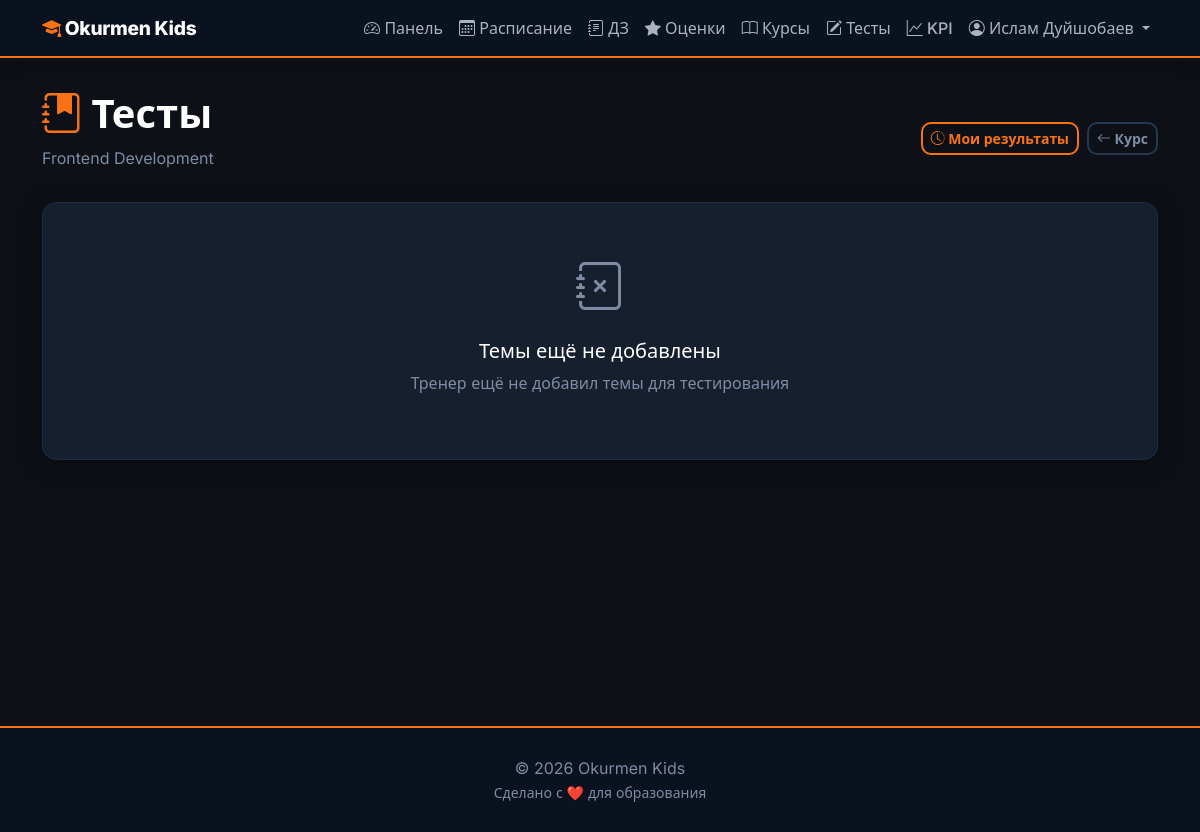
Page /tests/course/1/ (signed in) on the earlier database version.
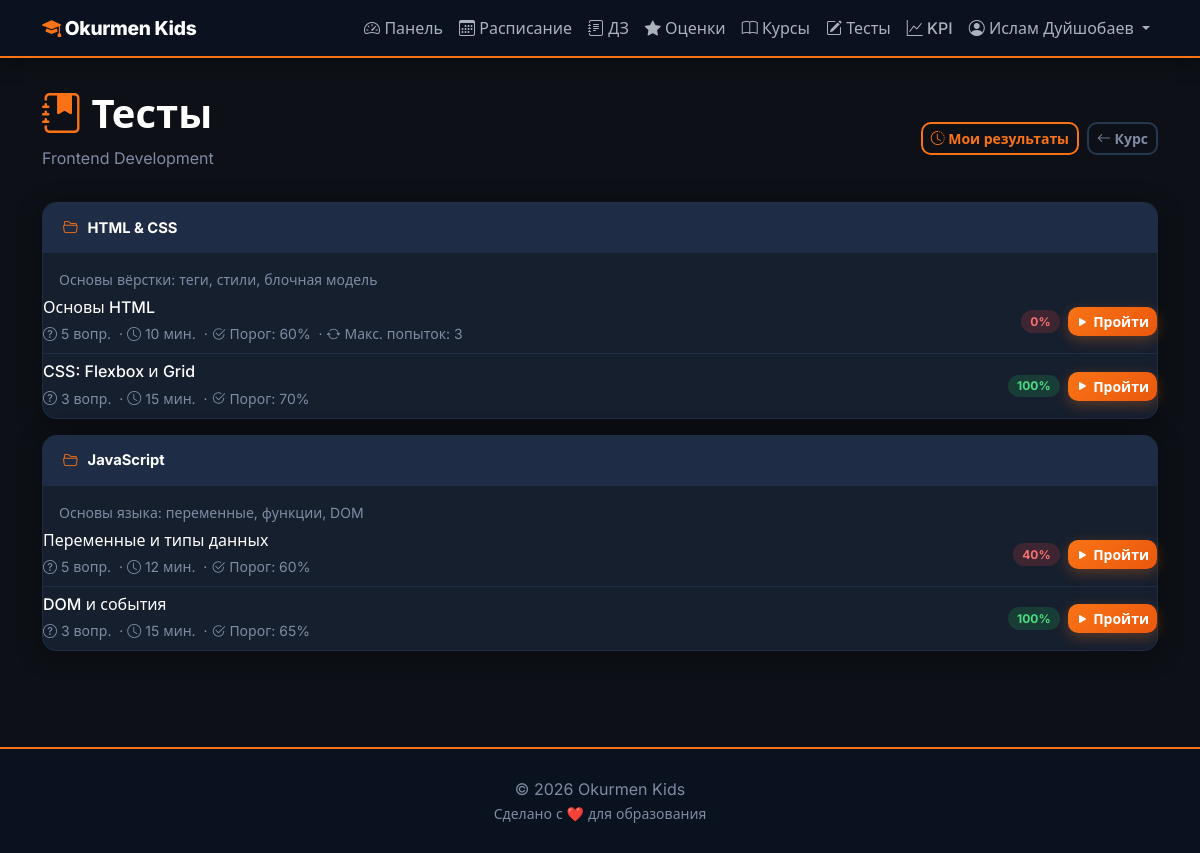
Same page on the later database version.
### education/models/test_system.py (models this page shows, shortened)
class Topic(models.Model):
    course      = models.ForeignKey(Course, on_delete=models.CASCADE, related_name='topics')
    title       = models.CharField(max_length=200)
    description = models.TextField(blank=True)
    order       = models.PositiveIntegerField(default=0)
    is_active   = models.BooleanField(default=True)
    created_at  = models.DateTimeField(auto_now_add=True)
    class Meta:
        verbose_name        = 'Тема'
        verbose_name_plural = 'Темы'
        ordering            = ['order', 'created_at']

class Test(models.Model):
    topic               = models.ForeignKey(Topic, on_delete=models.CASCADE, related_name='tests')
    title               = models.CharField(max_length=200)
    description         = models.TextField(blank=True)
    time_limit_minutes  = models.PositiveIntegerField(default=0, help_text='0 — без ограничения')
    passing_score       = models.PositiveIntegerField(default=60, help_text='Минимальный % для зачёта')
    max_attempts        = models.PositiveIntegerField(default=0, help_text='0 — неограниченно')
    is_active           = models.BooleanField(default=True)
    created_at          = models.DateTimeField(auto_now_add=True)
    class Meta:
        verbose_name        = 'Тест'
        verbose_name_plural = 'Тесты'
    def questions_count(self):
        return self.questions.count()

class TestAttempt(models.Model):
    test          = models.ForeignKey(Test, on_delete=models.CASCADE, related_name='attempts')
    student       = models.ForeignKey(Student, on_delete=models.CASCADE, related_name='test_attempts')
    started_at    = models.DateTimeField(auto_now_add=True)
    finished_at   = models.DateTimeField(null=True, blank=True)
    score         = models.FloatField(default=0.0)    # 0–100 %
    is_passed     = models.BooleanField(default=False)
    attempt_number = models.PositiveIntegerField(default=1)
    class Meta:
        verbose_name        = 'Попытка теста'
        verbose_name_plural = 'Попытки теста'
        ordering            = ['-started_at']

### education/views.py (the view, shortened to what this page needs)
# urls.py: path('tests/course/<int:course_id>/',   views.test_topic_list,  name='test_topic_list'),
@login_required
def test_topic_list(request, course_id):
    course = get_object_or_404(Course, id=course_id)
    user = request.user
    if user.role == 'student':
        try:
            student = user.student_profile
        except Exception:
            return redirect('home')
        if not Enrollment.objects.filter(student=student, course=course, is_active=True).exists():
            messages.error(request, 'Вы не записаны на этот курс.')
            return redirect('course_list')
    elif user.role not in ('admin',):
        return redirect('dashboard')
    topics = Topic.objects.filter(course=course, is_active=True).prefetch_related(
        'tests'
    ).order_by('order', 'created_at')
    student_attempts = {}
    if user.role == 'student':
        attempts = TestAttempt.objects.filter(
            student=student,
            test__topic__course=course
        ).order_by('-started_at')
        for att in attempts:
            if att.test_id not in student_attempts:
                student_attempts[att.test_id] = att
    return render(request, 'tests/topic_list.html', {
        'course': course,
        'topics': topics,
        'student_attempts': student_attempts,
    })

### education/context_processors.py (called while the page is built, shortened)
def notifications(request):
    if not request.user.is_authenticated:
        return {}
    if request.user.role not in ('admin', 'mentor'):
        return {}

### education/templates/tests/topic_list.html (shortened to what the changed rows need)
{% extends 'base.html' %}
{% block content %}
<div class="row mb-3">
    <div class="col">
        <h1 class="fw-bold" style="color:var(--ok-white);">
            <i class="bi bi-journal-bookmark-fill" style="color:var(--ok-accent);"></i> Тесты
        </h1>
    </div>
</div>
{% if topics %}
    {% for topic in topics %}
    <div class="card mb-3">
        <div class="card-header d-flex justify-content-between align-items-center">
            <span><i class="bi bi-folder2-open" style="color:var(--ok-accent);"></i> {{ topic.title }}</span>
        </div>
        {% if topic.description %}
        <div class="card-body pb-0">
            <p class="ok-muted small mb-0">{{ topic.description }}</p>
        </div>
        {% endif %}
        <div class="card-body p-0">
            {% with tests=topic.tests.all %}
            {% if tests %}
            <div class="list-group list-group-flush">
                {% for test in tests %}
                {% if test.is_active or request.user.role == 'mentor' %}
                <div class="list-group-item">
                    <div class="d-flex justify-content-between align-items-center">
                        <div>
                            <h6 class="mb-1" style="color:var(--ok-white);">
                                {{ test.title }}
                            </h6>
                            <small class="ok-muted">
                                <i class="bi bi-question-circle"></i> {{ test.questions_count }} вопр.
                                {% if test.time_limit_minutes > 0 %}
                                &nbsp;·&nbsp;<i class="bi bi-clock"></i> {{ test.time_limit_minutes }} мин.
                                {% endif %}
                                &nbsp;·&nbsp;<i class="bi bi-check2-circle"></i> Порог: {{ test.passing_score }}%
                                {% if test.max_attempts > 0 %}
                                &nbsp;·&nbsp;<i class="bi bi-arrow-repeat"></i> Макс. попыток: {{ test.max_attempts }}
                                {% endif %}
                            </small>
                        </div>
                        <div class="d-flex gap-2 align-items-center">
                            {% if request.user.role == 'student' %}
                                {% for tid, att in student_attempts.items %}
                                    {% if tid == test.id %}
                                        <span class="badge bg-{% if att.is_passed %}success{% else %}danger{% endif %}">
                                            {{ att.score|floatformat:0 }}%
                                        </span>
                                    {% endif %}
                                {% endfor %}
                                <a href="{% url 'test_take' test.id %}" class="btn btn-sm btn-primary">
                                    <i class="bi bi-play-fill"></i> Пройти
                                </a>
                            {% endif %}
                        </div>
                    </div>
                </div>
                {% endif %}
                {% endfor %}
            </div>
            {% else %}
            <div class="p-3 text-center ok-muted">
                <i class="bi bi-clipboard-x" style="font-size:1.5rem;"></i>
                <p class="mb-0 mt-1 small">В этой теме пока нет тестов</p>
            </div>
            {% endif %}
            {% endwith %}
        </div>
    </div>
    {% endfor %}
{% else %}
<div class="card">
    <div class="card-body text-center py-5">
        <i class="bi bi-journal-x" style="font-size:3rem;color:var(--ok-muted);"></i>
        <h5 class="mt-3" style="color:var(--ok-white);">Темы ещё не добавлены</h5>
        {% if request.user.role == 'mentor' %}
        <a href="{% url 'mentor_topic_create' course.id %}" class="btn btn-primary mt-2">
            <i class="bi bi-plus-circle"></i> Создать первую тему
        </a>
        {% else %}
        <p class="ok-muted">Тренер ещё не добавил темы для тестирования</p>
        {% endif %}
    </div>
</div>
{% endif %}
{% endblock %}

Differences in the rows shown:
added Topic: title "HTML & CSS", description "Основы вёрстки: теги, стили, блочная модель"
added Test: title "Основы HTML", questions_count "5", time_limit_minutes "10", passing_score "60", max_attempts "3", shown under "HTML & CSS"
added TestAttempt: score "0", is_passed False (drawn), shown under "Основы HTML"
added Test: title "CSS: Flexbox и Grid", questions_count "3", time_limit_minutes "15", passing_score "70", shown under "HTML & CSS"
added TestAttempt: score "100", is_passed True (drawn), shown under "CSS: Flexbox и Grid"
added Topic: title "JavaScript", description "Основы языка: переменные, функции, DOM"
added Test: title "Переменные и типы данных", questions_count "5", time_limit_minutes "12", passing_score "60", shown under "JavaScript"
added TestAttempt: score "40", is_passed False (drawn), shown under "Переменные и типы данных"
added Test: title "DOM и события", questions_count "3", time_limit_minutes "15", passing_score "65", shown under "JavaScript"
added TestAttempt: score "100", is_passed True (drawn), shown under "DOM и события"
Other differences:
text no longer shown: "Темы ещё не добавлены Тренер ещё не добавил темы для тестирования"
